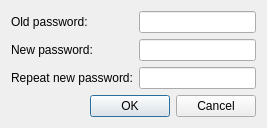
<?xml version="1.0" encoding="UTF-8"?>
<ui version="4.0">
 <class>ChangePasswordDialog</class>
 <widget class="QDialog" name="ChangePasswordDialog">
  <property name="geometry">
   <rect>
    <x>0</x>
    <y>0</y>
    <width>267</width>
    <height>121</height>
   </rect>
  </property>
  <property name="windowTitle">
   <string>Household Budget - Change password</string>
  </property>
  <layout class="QVBoxLayout" name="verticalLayout">
   <item>
    <layout class="QFormLayout" name="formLayout">
     <item row="0" column="0">
      <widget class="QLabel" name="label">
       <property name="text">
        <string>Old password:</string>
       </property>
      </widget>
     </item>
     <item row="0" column="1">
      <widget class="QLineEdit" name="lineEdit_pwdOld">
       <property name="echoMode">
        <enum>QLineEdit::Password</enum>
       </property>
      </widget>
     </item>
     <item row="1" column="0">
      <widget class="QLabel" name="label_2">
       <property name="text">
        <string>New password:</string>
       </property>
      </widget>
     </item>
     <item row="2" column="0">
      <widget class="QLabel" name="label_3">
       <property name="text">
        <string>Repeat new password:</string>
       </property>
      </widget>
     </item>
     <item row="1" column="1">
      <widget class="QLineEdit" name="lineEdit_pwdNew">
       <property name="echoMode">
        <enum>QLineEdit::Password</enum>
       </property>
      </widget>
     </item>
     <item row="2" column="1">
      <widget class="QLineEdit" name="lineEdit_pwdNewRepeat">
       <property name="echoMode">
        <enum>QLineEdit::Password</enum>
       </property>
      </widget>
     </item>
    </layout>
   </item>
   <item>
    <widget class="QDialogButtonBox" name="buttonBox">
     <property name="orientation">
      <enum>Qt::Horizontal</enum>
     </property>
     <property name="standardButtons">
      <set>QDialogButtonBox::Cancel|QDialogButtonBox::Ok</set>
     </property>
    </widget>
   </item>
  </layout>
 </widget>
 <resources/>
 <connections>
  <connection>
   <sender>buttonBox</sender>
   <signal>accepted()</signal>
   <receiver>ChangePasswordDialog</receiver>
   <slot>accept()</slot>
   <hints>
    <hint type="sourcelabel">
     <x>248</x>
     <y>254</y>
    </hint>
    <hint type="destinationlabel">
     <x>157</x>
     <y>274</y>
    </hint>
   </hints>
  </connection>
  <connection>
   <sender>buttonBox</sender>
   <signal>rejected()</signal>
   <receiver>ChangePasswordDialog</receiver>
   <slot>reject()</slot>
   <hints>
    <hint type="sourcelabel">
     <x>316</x>
     <y>260</y>
    </hint>
    <hint type="destinationlabel">
     <x>286</x>
     <y>274</y>
    </hint>
   </hints>
  </connection>
 </connections>
</ui>
